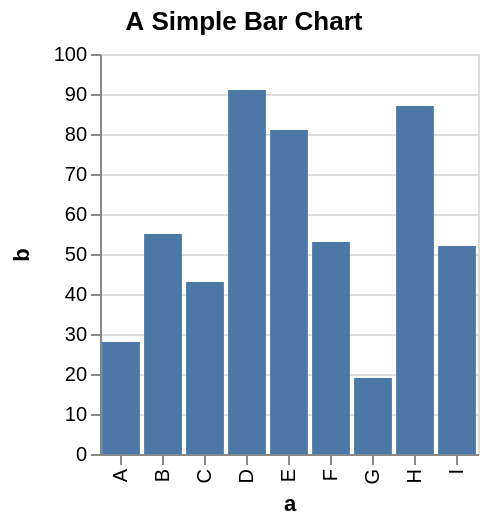

Describe this chart as a Vega-Lite specification.
### Vega specification from a JSON file in a GitHub repository (floating-point values rounded to 4 significant figures)
{"$schema": "https://vega.github.io/schema/vega/v3.0.json", "description": "A simple bar chart with embedded data.", "autosize": "pad", "padding": 5, "height": 200, "title": {"text": "A Simple Bar Chart"}, "style": "cell", "data": [{"name": "source_0", "values": [{"a": "A", "b": 28}, {"a": "B", "b": 55}, {"a": "C", "b": 43}, {"a": "D", "b": 91}, {"a": "E", "b": 81}, {"a": "F", "b": 53}, {"a": "G", "b": 19}, {"a": "H", "b": 87}, {"a": "I", "b": 52}]}, {"name": "data_0", "source": "source_0", "transform": [{"type": "formula", "expr": "toNumber(datum[\"b\"])", "as": "b"}, {"type": "filter", "expr": "datum[\"b\"] !== null && !isNaN(datum[\"b\"])"}]}], "signals": [{"name": "x_step", "value": 21}, {"name": "width", "update": "bandspace(domain('x').length, 0.1, 0.05) * x_step"}], "marks": [{"name": "marks", "type": "rect", "style": ["bar"], "from": {"data": "data_0"}, "encode": {"update": {"x": {"scale": "x", "field": "a"}, "width": {"scale": "x", "band": true}, "y": {"scale": "y", "field": "b"}, "y2": {"scale": "y", "value": 0}, "fill": {"value": "#4c78a8"}}}}], "scales": [{"name": "x", "type": "band", "domain": {"data": "data_0", "field": "a", "sort": true}, "range": {"step": {"signal": "x_step"}}, "paddingInner": 0.1, "paddingOuter": 0.05}, {"name": "y", "type": "linear", "domain": {"data": "data_0", "field": "b"}, "range": [{"signal": "height"}, 0], "nice": true, "zero": true}], "axes": [{"scale": "x", "orient": "bottom", "labelOverlap": true, "title": "a", "zindex": 1, "encode": {"labels": {"update": {"angle": {"value": 270}, "align": {"value": "right"}, "baseline": {"value": "middle"}}}}}, {"scale": "y", "orient": "left", "labelOverlap": true, "tickCount": {"signal": "ceil(height/25)"}, "title": "b", "zindex": 1}, {"scale": "y", "orient": "left", "domain": false, "grid": true, "labels": false, "maxExtent": 0, "minExtent": 0, "tickCount": {"signal": "ceil(height/25)"}, "ticks": false, "zindex": 0, "gridScale": "x"}], "config": {"axisY": {"minExtent": 30}}}
